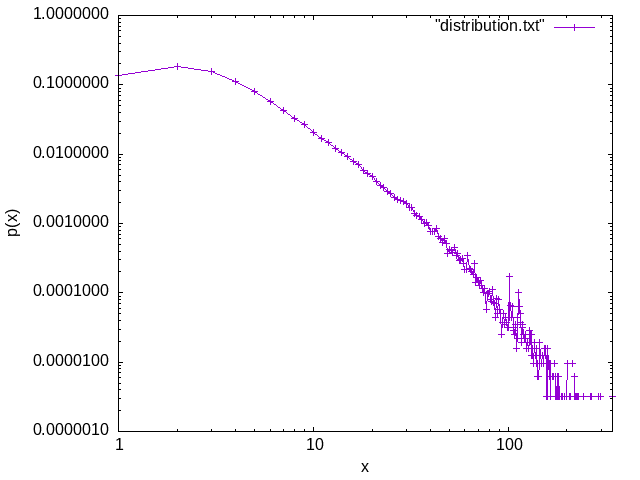

Source code (gnuplot):
set terminal wxt
set terminal png
set encoding utf8
set output "distlog.png"
set logscale x 10
set logscale y 10
set xlabel "x"
set ylabel "p(x)"
plot"distribution.txt" with linesp lt 1

